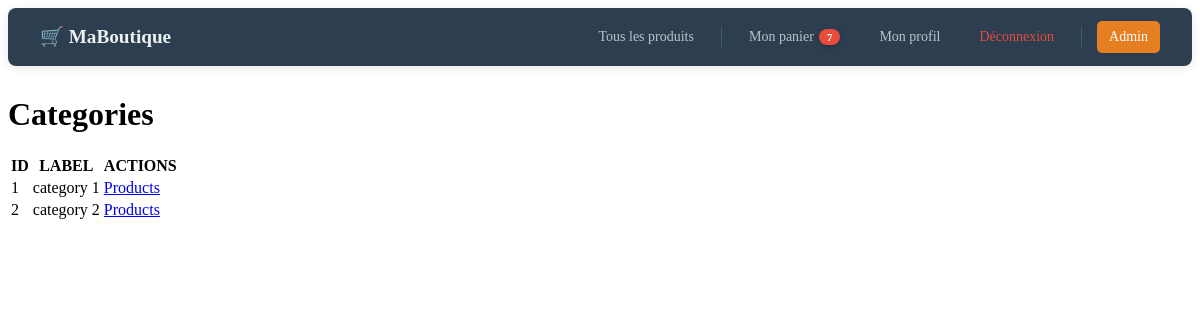
Page /project-code/src/admin/categories.php on the committed database.
### tables this page shows
CREATE TABLE `category` (
  `id` int NOT NULL,
  `label` varchar(10) NOT NULL
);

### project-code/src/admin/categories.php (the view, shortened to what this page needs)
<html>
	<head></head>
	<body>
		<?php require_once "menu.php"; ?>
		<h1>Categories</h1>
		<?php
			require_once("config.php");
			$conn = new mysqli($servername, $username, $password, $dbname);
			$result = $conn->query("SELECT * FROM category");
			if ($result->num_rows <= 0)
				echo 'Aucune catégorie trouvée<br /><br />';
			else {
				echo '<table><tr><th>ID</th><th>LABEL</th><th>ACTIONS</th></tr>';
				while ($row = $result->fetch_assoc()) {
			        $id 		= $row["id"];
			        $label 		= $row["label"];
				?>
					<tr>
						<td><?php echo $id; ?></td>
						<td><?php echo $label; ?></td>
						<td><a href="products.php?category_id=<?php echo $id; ?>">Products</a></td>
					</tr>
			<?php
				}
				echo '</table>';
			}
		?>
	</body>
</html>

### rows in the picture
category: id "1", label "category 1"
category: id "2", label "category 2"

### other values in the picture
$total_items "7"
